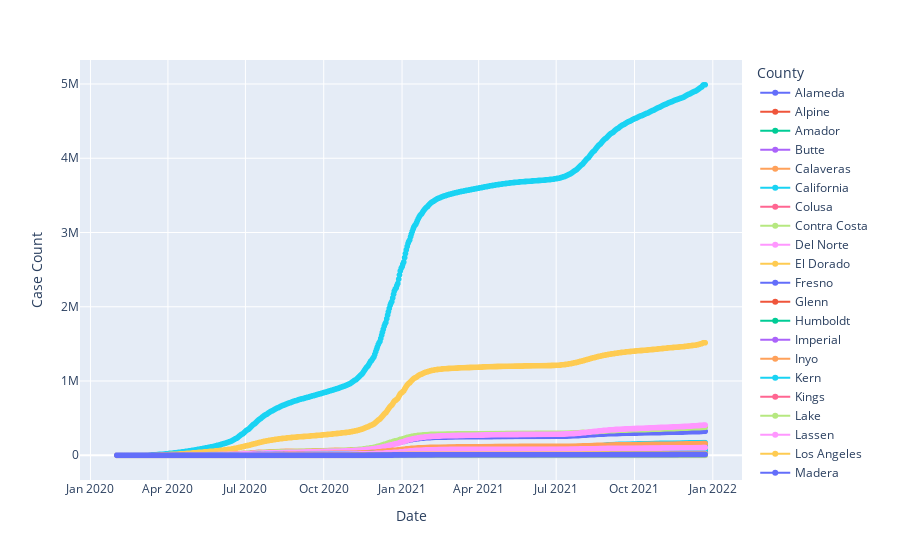

Here is the notebook cell this chart was saved with:
### Code cell
fig = px.scatter(df, x='Date', y='Case Count', color='County')
fig.update_traces(mode='markers+lines')
fig.show()

### Figure 1 — Plotly figure (JSON) as saved in the notebook; plotly's stock layout.template omitted (floating-point values rounded to 4 significant figures; data arrays with more than 128 entries replaced by an {"elided": "..."} marker saying what was removed)
{"data": [{"hovertemplate": "County=Alameda<br>Date=%{x}<br>Case Count=%{y}<extra></extra>", "legendgroup": "Alameda", "marker": {"color": "#636efa", "symbol": "circle"}, "mode": "markers+lines", "name": "Alameda", "showlegend": true, "type": "scattergl", "x": {"elided": "693 str values"}, "xaxis": "x", "y": {"elided": "693 int values"}, "yaxis": "y"}, {"hovertemplate": "County=Alpine<br>Date=%{x}<br>Case Count=%{y}<extra></extra>", "legendgroup": "Alpine", "marker": {"color": "#EF553B", "symbol": "circle"}, "mode": "markers+lines", "name": "Alpine", "showlegend": true, "type": "scattergl", "x": {"elided": "693 str values"}, "xaxis": "x", "y": {"elided": "693 int values"}, "yaxis": "y"}, {"hovertemplate": "County=Amador<br>Date=%{x}<br>Case Count=%{y}<extra></extra>", "legendgroup": "Amador", "marker": {"color": "#00cc96", "symbol": "circle"}, "mode": "markers+lines", "name": "Amador", "showlegend": true, "type": "scattergl", "x": {"elided": "693 str values"}, "xaxis": "x", "y": {"elided": "693 int values"}, "yaxis": "y"}, {"hovertemplate": "County=Butte<br>Date=%{x}<br>Case Count=%{y}<extra></extra>", "legendgroup": "Butte", "marker": {"color": "#ab63fa", "symbol": "circle"}, "mode": "markers+lines", "name": "Butte", "showlegend": true, "type": "scattergl", "x": {"elided": "693 str values"}, "xaxis": "x", "y": {"elided": "693 int values"}, "yaxis": "y"}, {"hovertemplate": "County=Calaveras<br>Date=%{x}<br>Case Count=%{y}<extra></extra>", "legendgroup": "Calaveras", "marker": {"color": "#FFA15A", "symbol": "circle"}, "mode": "markers+lines", "name": "Calaveras", "showlegend": true, "type": "scattergl", "x": {"elided": "693 str values"}, "xaxis": "x", "y": {"elided": "693 int values"}, "yaxis": "y"}, {"hovertemplate": "County=California<br>Date=%{x}<br>Case Count=%{y}<extra></extra>", "legendgroup": "California", "marker": {"color": "#19d3f3", "symbol": "circle"}, "mode": "markers+lines", "name": "California", "showlegend": true, "type": "scattergl", "x": {"elided": "693 str values"}, "xaxis": "x", "y": {"elided": "693 int values"}, "yaxis": "y"}, {"hovertemplate": "County=Colusa<br>Date=%{x}<br>Case Count=%{y}<extra></extra>", "legendgroup": "Colusa", "marker": {"color": "#FF6692", "symbol": "circle"}, "mode": "markers+lines", "name": "Colusa", "showlegend": true, "type": "scattergl", "x": {"elided": "693 str values"}, "xaxis": "x", "y": {"elided": "693 int values"}, "yaxis": "y"}, {"hovertemplate": "County=Contra Costa<br>Date=%{x}<br>Case Count=%{y}<extra></extra>", "legendgroup": "Contra Costa", "marker": {"color": "#B6E880", "symbol": "circle"}, "mode": "markers+lines", "name": "Contra Costa", "showlegend": true, "type": "scattergl", "x": {"elided": "693 str values"}, "xaxis": "x", "y": {"elided": "693 int values"}, "yaxis": "y"}, {"hovertemplate": "County=Del Norte<br>Date=%{x}<br>Case Count=%{y}<extra></extra>", "legendgroup": "Del Norte", "marker": {"color": "#FF97FF", "symbol": "circle"}, "mode": "markers+lines", "name": "Del Norte", "showlegend": true, "type": "scattergl", "x": {"elided": "693 str values"}, "xaxis": "x", "y": {"elided": "693 int values"}, "yaxis": "y"}, {"hovertemplate": "County=El Dorado<br>Date=%{x}<br>Case Count=%{y}<extra></extra>", "legendgroup": "El Dorado", "marker": {"color": "#FECB52", "symbol": "circle"}, "mode": "markers+lines", "name": "El Dorado", "showlegend": true, "type": "scattergl", "x": {"elided": "693 str values"}, "xaxis": "x", "y": {"elided": "693 int values"}, "yaxis": "y"}, {"hovertemplate": "County=Fresno<br>Date=%{x}<br>Case Count=%{y}<extra></extra>", "legendgroup": "Fresno", "marker": {"color": "#636efa", "symbol": "circle"}, "mode": "markers+lines", "name": "Fresno", "showlegend": true, "type": "scattergl", "x": {"elided": "693 str values"}, "xaxis": "x", "y": {"elided": "693 int values"}, "yaxis": "y"}, {"hovertemplate": "County=Glenn<br>Date=%{x}<br>Case Count=%{y}<extra></extra>", "legendgroup": "Glenn", "marker": {"color": "#EF553B", "symbol": "circle"}, "mode": "markers+lines", "name": "Glenn", "showlegend": true, "type": "scattergl", "x": {"elided": "693 str values"}, "xaxis": "x", "y": {"elided": "693 int values"}, "yaxis": "y"}, {"hovertemplate": "County=Humboldt<br>Date=%{x}<br>Case Count=%{y}<extra></extra>", "legendgroup": "Humboldt", "marker": {"color": "#00cc96", "symbol": "circle"}, "mode": "markers+lines", "name": "Humboldt", "showlegend": true, "type": "scattergl", "x": {"elided": "693 str values"}, "xaxis": "x", "y": {"elided": "693 int values"}, "yaxis": "y"}, {"hovertemplate": "County=Imperial<br>Date=%{x}<br>Case Count=%{y}<extra></extra>", "legendgroup": "Imperial", "marker": {"color": "#ab63fa", "symbol": "circle"}, "mode": "markers+lines", "name": "Imperial", "showlegend": true, "type": "scattergl", "x": {"elided": "693 str values"}, "xaxis": "x", "y": {"elided": "693 int values"}, "yaxis": "y"}, {"hovertemplate": "County=Inyo<br>Date=%{x}<br>Case Count=%{y}<extra></extra>", "legendgroup": "Inyo", "marker": {"color": "#FFA15A", "symbol": "circle"}, "mode": "markers+lines", "name": "Inyo", "showlegend": true, "type": "scattergl", "x": {"elided": "693 str values"}, "xaxis": "x", "y": {"elided": "693 int values"}, "yaxis": "y"}, {"hovertemplate": "County=Kern<br>Date=%{x}<br>Case Count=%{y}<extra></extra>", "legendgroup": "Kern", "marker": {"color": "#19d3f3", "symbol": "circle"}, "mode": "markers+lines", "name": "Kern", "showlegend": true, "type": "scattergl", "x": {"elided": "693 str values"}, "xaxis": "x", "y": {"elided": "693 int values"}, "yaxis": "y"}, {"hovertemplate": "County=Kings<br>Date=%{x}<br>Case Count=%{y}<extra></extra>", "legendgroup": "Kings", "marker": {"color": "#FF6692", "symbol": "circle"}, "mode": "markers+lines", "name": "Kings", "showlegend": true, "type": "scattergl", "x": {"elided": "693 str values"}, "xaxis": "x", "y": {"elided": "693 int values"}, "yaxis": "y"}, {"hovertemplate": "County=Lake<br>Date=%{x}<br>Case Count=%{y}<extra></extra>", "legendgroup": "Lake", "marker": {"color": "#B6E880", "symbol": "circle"}, "mode": "markers+lines", "name": "Lake", "showlegend": true, "type": "scattergl", "x": {"elided": "693 str values"}, "xaxis": "x", "y": {"elided": "693 int values"}, "yaxis": "y"}, {"hovertemplate": "County=Lassen<br>Date=%{x}<br>Case Count=%{y}<extra></extra>", "legendgroup": "Lassen", "marker": {"color": "#FF97FF", "symbol": "circle"}, "mode": "markers+lines", "name": "Lassen", "showlegend": true, "type": "scattergl", "x": {"elided": "693 str values"}, "xaxis": "x", "y": {"elided": "693 int values"}, "yaxis": "y"}, {"hovertemplate": "County=Los Angeles<br>Date=%{x}<br>Case Count=%{y}<extra></extra>", "legendgroup": "Los Angeles", "marker": {"color": "#FECB52", "symbol": "circle"}, "mode": "markers+lines", "name": "Los Angeles", "showlegend": true, "type": "scattergl", "x": {"elided": "693 str values"}, "xaxis": "x", "y": {"elided": "693 int values"}, "yaxis": "y"}, {"hovertemplate": "County=Madera<br>Date=%{x}<br>Case Count=%{y}<extra></extra>", "legendgroup": "Madera", "marker": {"color": "#636efa", "symbol": "circle"}, "mode": "markers+lines", "name": "Madera", "showlegend": true, "type": "scattergl", "x": {"elided": "693 str values"}, "xaxis": "x", "y": {"elided": "693 int values"}, "yaxis": "y"}, {"hovertemplate": "County=Marin<br>Date=%{x}<br>Case Count=%{y}<extra></extra>", "legendgroup": "Marin", "marker": {"color": "#EF553B", "symbol": "circle"}, "mode": "markers+lines", "name": "Marin", "showlegend": true, "type": "scattergl", "x": {"elided": "693 str values"}, "xaxis": "x", "y": {"elided": "693 int values"}, "yaxis": "y"}, {"hovertemplate": "County=Mariposa<br>Date=%{x}<br>Case Count=%{y}<extra></extra>", "legendgroup": "Mariposa", "marker": {"color": "#00cc96", "symbol": "circle"}, "mode": "markers+lines", "name": "Mariposa", "showlegend": true, "type": "scattergl", "x": {"elided": "693 str values"}, "xaxis": "x", "y": {"elided": "693 int values"}, "yaxis": "y"}, {"hovertemplate": "County=Mendocino<br>Date=%{x}<br>Case Count=%{y}<extra></extra>", "legendgroup": "Mendocino", "marker": {"color": "#ab63fa", "symbol": "circle"}, "mode": "markers+lines", "name": "Mendocino", "showlegend": true, "type": "scattergl", "x": {"elided": "693 str values"}, "xaxis": "x", "y": {"elided": "693 int values"}, "yaxis": "y"}, {"hovertemplate": "County=Merced<br>Date=%{x}<br>Case Count=%{y}<extra></extra>", "legendgroup": "Merced", "marker": {"color": "#FFA15A", "symbol": "circle"}, "mode": "markers+lines", "name": "Merced", "showlegend": true, "type": "scattergl", "x": {"elided": "693 str values"}, "xaxis": "x", "y": {"elided": "693 int values"}, "yaxis": "y"}, {"hovertemplate": "County=Modoc<br>Date=%{x}<br>Case Count=%{y}<extra></extra>", "legendgroup": "Modoc", "marker": {"color": "#19d3f3", "symbol": "circle"}, "mode": "markers+lines", "name": "Modoc", "showlegend": true, "type": "scattergl", "x": {"elided": "693 str values"}, "xaxis": "x", "y": {"elided": "693 int values"}, "yaxis": "y"}, {"hovertemplate": "County=Mono<br>Date=%{x}<br>Case Count=%{y}<extra></extra>", "legendgroup": "Mono", "marker": {"color": "#FF6692", "symbol": "circle"}, "mode": "markers+lines", "name": "Mono", "showlegend": true, "type": "scattergl", "x": {"elided": "693 str values"}, "xaxis": "x", "y": {"elided": "693 int values"}, "yaxis": "y"}, {"hovertemplate": "County=Monterey<br>Date=%{x}<br>Case Count=%{y}<extra></extra>", "legendgroup": "Monterey", "marker": {"color": "#B6E880", "symbol": "circle"}, "mode": "markers+lines", "name": "Monterey", "showlegend": true, "type": "scattergl", "x": {"elided": "693 str values"}, "xaxis": "x", "y": {"elided": "693 int values"}, "yaxis": "y"}, {"hovertemplate": "County=Napa<br>Date=%{x}<br>Case Count=%{y}<extra></extra>", "legendgroup": "Napa", "marker": {"color": "#FF97FF", "symbol": "circle"}, "mode": "markers+lines", "name": "Napa", "showlegend": true, "type": "scattergl", "x": {"elided": "693 str values"}, "xaxis": "x", "y": {"elided": "693 int values"}, "yaxis": "y"}, {"hovertemplate": "County=Nevada<br>Date=%{x}<br>Case Count=%{y}<extra></extra>", "legendgroup": "Nevada", "marker": {"color": "#FECB52", "symbol": "circle"}, "mode": "markers+lines", "name": "Nevada", "showlegend": true, "type": "scattergl", "x": {"elided": "693 str values"}, "xaxis": "x", "y": {"elided": "693 int values"}, "yaxis": "y"}, {"hovertemplate": "County=Orange<br>Date=%{x}<br>Case Count=%{y}<extra></extra>", "legendgroup": "Orange", "marker": {"color": "#636efa", "symbol": "circle"}, "mode": "markers+lines", "name": "Orange", "showlegend": true, "type": "scattergl", "x": {"elided": "693 str values"}, "xaxis": "x", "y": {"elided": "693 int values"}, "yaxis": "y"}, {"hovertemplate": "County=Out of state<br>Date=%{x}<br>Case Count=%{y}<extra></extra>", "legendgroup": "Out of state", "marker": {"color": "#EF553B", "symbol": "circle"}, "mode": "markers+lines", "name": "Out of state", "showlegend": true, "type": "scattergl", "x": {"elided": "693 str values"}, "xaxis": "x", "y": {"elided": "693 null values"}, "yaxis": "y"}, {"hovertemplate": "County=Placer<br>Date=%{x}<br>Case Count=%{y}<extra></extra>", "legendgroup": "Placer", "marker": {"color": "#00cc96", "symbol": "circle"}, "mode": "markers+lines", "name": "Placer", "showlegend": true, "type": "scattergl", "x": {"elided": "693 str values"}, "xaxis": "x", "y": {"elided": "693 int values"}, "yaxis": "y"}, {"hovertemplate": "County=Plumas<br>Date=%{x}<br>Case Count=%{y}<extra></extra>", "legendgroup": "Plumas", "marker": {"color": "#ab63fa", "symbol": "circle"}, "mode": "markers+lines", "name": "Plumas", "showlegend": true, "type": "scattergl", "x": {"elided": "693 str values"}, "xaxis": "x", "y": {"elided": "693 int values"}, "yaxis": "y"}, {"hovertemplate": "County=Riverside<br>Date=%{x}<br>Case Count=%{y}<extra></extra>", "legendgroup": "Riverside", "marker": {"color": "#FFA15A", "symbol": "circle"}, "mode": "markers+lines", "name": "Riverside", "showlegend": true, "type": "scattergl", "x": {"elided": "693 str values"}, "xaxis": "x", "y": {"elided": "693 int values"}, "yaxis": "y"}, {"hovertemplate": "County=Sacramento<br>Date=%{x}<br>Case Count=%{y}<extra></extra>", "legendgroup": "Sacramento", "marker": {"color": "#19d3f3", "symbol": "circle"}, "mode": "markers+lines", "name": "Sacramento", "showlegend": true, "type": "scattergl", "x": {"elided": "693 str values"}, "xaxis": "x", "y": {"elided": "693 int values"}, "yaxis": "y"}, {"hovertemplate": "County=San Benito<br>Date=%{x}<br>Case Count=%{y}<extra></extra>", "legendgroup": "San Benito", "marker": {"color": "#FF6692", "symbol": "circle"}, "mode": "markers+lines", "name": "San Benito", "showlegend": true, "type": "scattergl", "x": {"elided": "693 str values"}, "xaxis": "x", "y": {"elided": "693 int values"}, "yaxis": "y"}, {"hovertemplate": "County=San Bernardino<br>Date=%{x}<br>Case Count=%{y}<extra></extra>", "legendgroup": "San Bernardino", "marker": {"color": "#B6E880", "symbol": "circle"}, "mode": "markers+lines", "name": "San Bernardino", "showlegend": true, "type": "scattergl", "x": {"elided": "693 str values"}, "xaxis": "x", "y": {"elided": "693 int values"}, "yaxis": "y"}, {"hovertemplate": "County=San Diego<br>Date=%{x}<br>Case Count=%{y}<extra></extra>", "legendgroup": "San Diego", "marker": {"color": "#FF97FF", "symbol": "circle"}, "mode": "markers+lines", "name": "San Diego", "showlegend": true, "type": "scattergl", "x": {"elided": "693 str values"}, "xaxis": "x", "y": {"elided": "693 int values"}, "yaxis": "y"}, {"hovertemplate": "County=San Francisco<br>Date=%{x}<br>Case Count=%{y}<extra></extra>", "legendgroup": "San Francisco", "marker": {"color": "#FECB52", "symbol": "circle"}, "mode": "markers+lines", "name": "San Francisco", "showlegend": true, "type": "scattergl", "x": {"elided": "693 str values"}, "xaxis": "x", "y": {"elided": "693 int values"}, "yaxis": "y"}, {"hovertemplate": "County=San Joaquin<br>Date=%{x}<br>Case Count=%{y}<extra></extra>", "legendgroup": "San Joaquin", "marker": {"color": "#636efa", "symbol": "circle"}, "mode": "markers+lines", "name": "San Joaquin", "showlegend": true, "type": "scattergl", "x": {"elided": "693 str values"}, "xaxis": "x", "y": {"elided": "693 int values"}, "yaxis": "y"}, {"hovertemplate": "County=San Luis Obispo<br>Date=%{x}<br>Case Count=%{y}<extra></extra>", "legendgroup": "San Luis Obispo", "marker": {"color": "#EF553B", "symbol": "circle"}, "mode": "markers+lines", "name": "San Luis Obispo", "showlegend": true, "type": "scattergl", "x": {"elided": "693 str values"}, "xaxis": "x", "y": {"elided": "693 int values"}, "yaxis": "y"}, {"hovertemplate": "County=San Mateo<br>Date=%{x}<br>Case Count=%{y}<extra></extra>", "legendgroup": "San Mateo", "marker": {"color": "#00cc96", "symbol": "circle"}, "mode": "markers+lines", "name": "San Mateo", "showlegend": true, "type": "scattergl", "x": {"elided": "693 str values"}, "xaxis": "x", "y": {"elided": "693 int values"}, "yaxis": "y"}, {"hovertemplate": "County=Santa Barbara<br>Date=%{x}<br>Case Count=%{y}<extra></extra>", "legendgroup": "Santa Barbara", "marker": {"color": "#ab63fa", "symbol": "circle"}, "mode": "markers+lines", "name": "Santa Barbara", "showlegend": true, "type": "scattergl", "x": {"elided": "693 str values"}, "xaxis": "x", "y": {"elided": "693 int values"}, "yaxis": "y"}, {"hovertemplate": "County=Santa Clara<br>Date=%{x}<br>Case Count=%{y}<extra></extra>", "legendgroup": "Santa Clara", "marker": {"color": "#FFA15A", "symbol": "circle"}, "mode": "markers+lines", "name": "Santa Clara", "showlegend": true, "type": "scattergl", "x": {"elided": "693 str values"}, "xaxis": "x", "y": {"elided": "693 int values"}, "yaxis": "y"}, {"hovertemplate": "County=Santa Cruz<br>Date=%{x}<br>Case Count=%{y}<extra></extra>", "legendgroup": "Santa Cruz", "marker": {"color": "#19d3f3", "symbol": "circle"}, "mode": "markers+lines", "name": "Santa Cruz", "showlegend": true, "type": "scattergl", "x": {"elided": "693 str values"}, "xaxis": "x", "y": {"elided": "693 int values"}, "yaxis": "y"}, {"hovertemplate": "County=Shasta<br>Date=%{x}<br>Case Count=%{y}<extra></extra>", "legendgroup": "Shasta", "marker": {"color": "#FF6692", "symbol": "circle"}, "mode": "markers+lines", "name": "Shasta", "showlegend": true, "type": "scattergl", "x": {"elided": "693 str values"}, "xaxis": "x", "y": {"elided": "693 int values"}, "yaxis": "y"}, {"hovertemplate": "County=Sierra<br>Date=%{x}<br>Case Count=%{y}<extra></extra>", "legendgroup": "Sierra", "marker": {"color": "#B6E880", "symbol": "circle"}, "mode": "markers+lines", "name": "Sierra", "showlegend": true, "type": "scattergl", "x": {"elided": "693 str values"}, "xaxis": "x", "y": {"elided": "693 int values"}, "yaxis": "y"}, {"hovertemplate": "County=Siskiyou<br>Date=%{x}<br>Case Count=%{y}<extra></extra>", "legendgroup": "Siskiyou", "marker": {"color": "#FF97FF", "symbol": "circle"}, "mode": "markers+lines", "name": "Siskiyou", "showlegend": true, "type": "scattergl", "x": {"elided": "693 str values"}, "xaxis": "x", "y": {"elided": "693 int values"}, "yaxis": "y"}, {"hovertemplate": "County=Solano<br>Date=%{x}<br>Case Count=%{y}<extra></extra>", "legendgroup": "Solano", "marker": {"color": "#FECB52", "symbol": "circle"}, "mode": "markers+lines", "name": "Solano", "showlegend": true, "type": "scattergl", "x": {"elided": "693 str values"}, "xaxis": "x", "y": {"elided": "693 int values"}, "yaxis": "y"}, {"hovertemplate": "County=Sonoma<br>Date=%{x}<br>Case Count=%{y}<extra></extra>", "legendgroup": "Sonoma", "marker": {"color": "#636efa", "symbol": "circle"}, "mode": "markers+lines", "name": "Sonoma", "showlegend": true, "type": "scattergl", "x": {"elided": "693 str values"}, "xaxis": "x", "y": {"elided": "693 int values"}, "yaxis": "y"}, {"hovertemplate": "County=Stanislaus<br>Date=%{x}<br>Case Count=%{y}<extra></extra>", "legendgroup": "Stanislaus", "marker": {"color": "#EF553B", "symbol": "circle"}, "mode": "markers+lines", "name": "Stanislaus", "showlegend": true, "type": "scattergl", "x": {"elided": "693 str values"}, "xaxis": "x", "y": {"elided": "693 int values"}, "yaxis": "y"}, {"hovertemplate": "County=Sutter<br>Date=%{x}<br>Case Count=%{y}<extra></extra>", "legendgroup": "Sutter", "marker": {"color": "#00cc96", "symbol": "circle"}, "mode": "markers+lines", "name": "Sutter", "showlegend": true, "type": "scattergl", "x": {"elided": "693 str values"}, "xaxis": "x", "y": {"elided": "693 int values"}, "yaxis": "y"}, {"hovertemplate": "County=Tehama<br>Date=%{x}<br>Case Count=%{y}<extra></extra>", "legendgroup": "Tehama", "marker": {"color": "#ab63fa", "symbol": "circle"}, "mode": "markers+lines", "name": "Tehama", "showlegend": true, "type": "scattergl", "x": {"elided": "693 str values"}, "xaxis": "x", "y": {"elided": "693 int values"}, "yaxis": "y"}, {"hovertemplate": "County=Trinity<br>Date=%{x}<br>Case Count=%{y}<extra></extra>", "legendgroup": "Trinity", "marker": {"color": "#FFA15A", "symbol": "circle"}, "mode": "markers+lines", "name": "Trinity", "showlegend": true, "type": "scattergl", "x": {"elided": "693 str values"}, "xaxis": "x", "y": {"elided": "693 int values"}, "yaxis": "y"}, {"hovertemplate": "County=Tulare<br>Date=%{x}<br>Case Count=%{y}<extra></extra>", "legendgroup": "Tulare", "marker": {"color": "#19d3f3", "symbol": "circle"}, "mode": "markers+lines", "name": "Tulare", "showlegend": true, "type": "scattergl", "x": {"elided": "693 str values"}, "xaxis": "x", "y": {"elided": "693 int values"}, "yaxis": "y"}, {"hovertemplate": "County=Tuolumne<br>Date=%{x}<br>Case Count=%{y}<extra></extra>", "legendgroup": "Tuolumne", "marker": {"color": "#FF6692", "symbol": "circle"}, "mode": "markers+lines", "name": "Tuolumne", "showlegend": true, "type": "scattergl", "x": {"elided": "693 str values"}, "xaxis": "x", "y": {"elided": "693 int values"}, "yaxis": "y"}, {"hovertemplate": "County=Unknown<br>Date=%{x}<br>Case Count=%{y}<extra></extra>", "legendgroup": "Unknown", "marker": {"color": "#B6E880", "symbol": "circle"}, "mode": "markers+lines", "name": "Unknown", "showlegend": true, "type": "scattergl", "x": {"elided": "693 str values"}, "xaxis": "x", "y": {"elided": "693 int values"}, "yaxis": "y"}, {"hovertemplate": "County=Ventura<br>Date=%{x}<br>Case Count=%{y}<extra></extra>", "legendgroup": "Ventura", "marker": {"color": "#FF97FF", "symbol": "circle"}, "mode": "markers+lines", "name": "Ventura", "showlegend": true, "type": "scattergl", "x": {"elided": "693 str values"}, "xaxis": "x", "y": {"elided": "693 int values"}, "yaxis": "y"}, {"hovertemplate": "County=Yolo<br>Date=%{x}<br>Case Count=%{y}<extra></extra>", "legendgroup": "Yolo", "marker": {"color": "#FECB52", "symbol": "circle"}, "mode": "markers+lines", "name": "Yolo", "showlegend": true, "type": "scattergl", "x": {"elided": "693 str values"}, "xaxis": "x", "y": {"elided": "693 int values"}, "yaxis": "y"}, {"hovertemplate": "County=Yuba<br>Date=%{x}<br>Case Count=%{y}<extra></extra>", "legendgroup": "Yuba", "marker": {"color": "#636efa", "symbol": "circle"}, "mode": "markers+lines", "name": "Yuba", "showlegend": true, "type": "scattergl", "x": {"elided": "693 str values"}, "xaxis": "x", "y": {"elided": "693 int values"}, "yaxis": "y"}], "layout": {"legend": {"title": {"text": "County"}, "tracegroupgap": 0}, "margin": {"t": 60}, "xaxis": {"anchor": "y", "domain": [0, 1], "title": {"text": "Date"}}, "yaxis": {"anchor": "x", "domain": [0, 1], "title": {"text": "Case Count"}}}}
